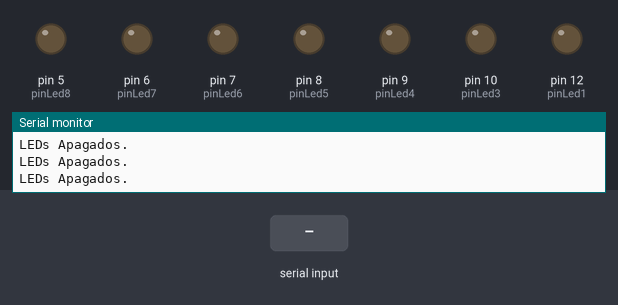
A sketch run on a simulated Arduino Uno, built with avr-gcc and run on an emulated ATmega328P. On the bench: output pins drawn as LEDs (lit = HIGH), the last lines printed to the serial monitor. Inputs (shaded band) come from the test bench.

Above: at 1.2 s.
1.3 s: "1\n" received over Serial
At 2.7 s:
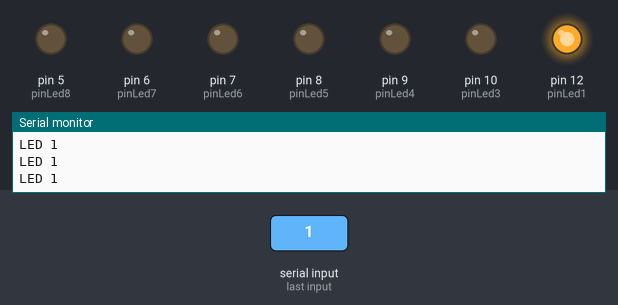
3.8 s: "3\n" received over Serial
At 5.8 s:
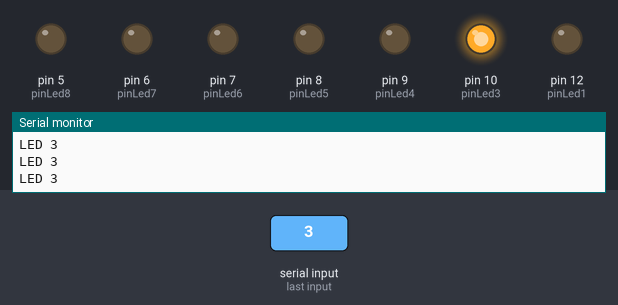
6.3 s: "4\n" received over Serial
At 8.5 s:
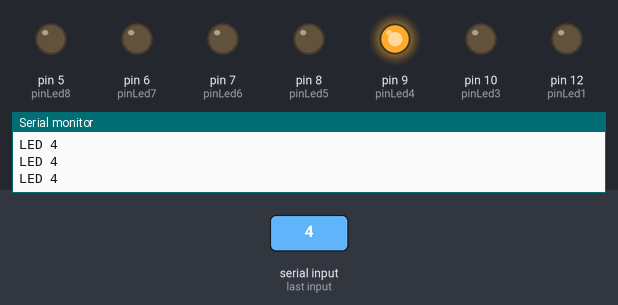
8.8 s: "5\n" received over Serial
At 10.8 s:
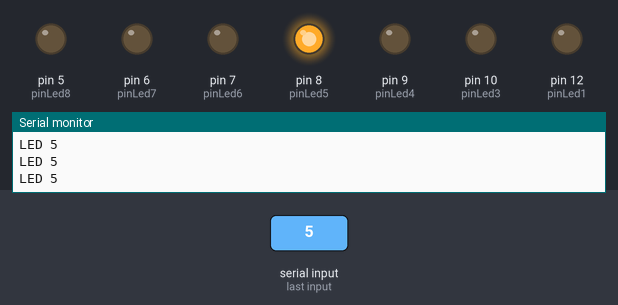
11.3 s: "2\n" received over Serial
At 12.6 s:
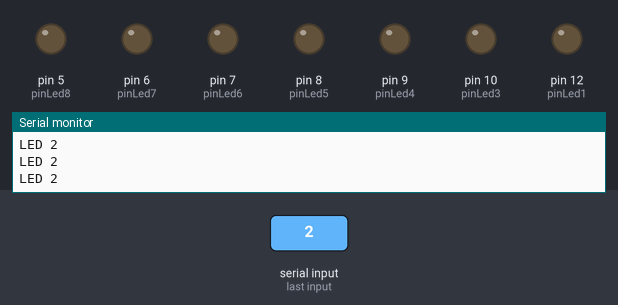
Timing chart, 0 to 14.3 s (numbered marks = the images above; inputs shaded):
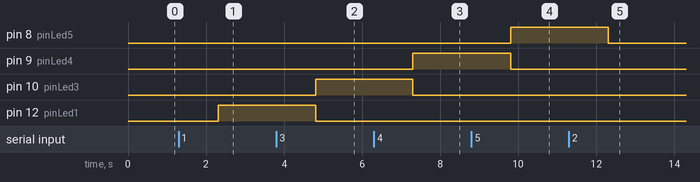

Measured:
- after the input at 1.3 s, pin 12 (pinLed1): LOW → HIGH after 1.0 s
- after the input at 3.8 s, pin 10 (pinLed3): LOW → HIGH after 1.0 s; pin 12 (pinLed1): HIGH → LOW after 1.0 s
- after the input at 6.3 s, pin 9 (pinLed4): LOW → HIGH after 1.0 s; pin 10 (pinLed3): HIGH → LOW after 1.0 s
- after the input at 8.8 s, pin 8 (pinLed5): LOW → HIGH after 1.0 s; pin 9 (pinLed4): HIGH → LOW after 1.0 s
- after the input at 11.3 s, pin 8 (pinLed5): HIGH → LOW after 1.0 s

The sketch:

Secuencia_de_Leds.ino
```cpp
int pinLed1 = 12, pinLed2 = 11, pinLed3 = 10, pinLed4 = 9; //pines de los leds
int pinLed5 = 8, pinLed6 = 7, pinLed7 = 6, pinLed8 = 5;
String valor; // Variable que almacena el string
int valLeds = 0; // 1 = HIGH; 0 = LOW

void setup() {
  Serial.begin(9600); // Velocidad de comunicacion serial
  delay(30); // tiempo opcional para establecer la comunicacion serie
  pinMode(pinLed1, OUTPUT); // Funcion del pin escogido, "Salida"
  pinMode(pinLed3, OUTPUT);
  pinMode(pinLed4, OUTPUT);
  pinMode(pinLed5, OUTPUT);
  pinMode(pinLed6, OUTPUT);
  pinMode(pinLed7, OUTPUT);
  pinMode(pinLed8, OUTPUT);
}

void loop() {
  if (Serial.available()) { // Lee que la comunicacion serie este disponible
    valor = Serial.readString(); // Lee y guarda el string recibido en la comunicacion serie
    valLeds = valor.toInt(); // Convierte el string en un int
    //Serial.println("String = " + valor); // permite ver el dato envido y recibido
    Serial.println("Comunicacion establecidad!");
  }
  if (valLeds == 0) { //Enciede la led segun el caso
    digitalWrite(pinLed1, 0);//HIGH
    digitalWrite(pinLed2, 0);//LOW
    digitalWrite(pinLed3, 0);//HIGH
    digitalWrite(pinLed4, 0);//LOW
    digitalWrite(pinLed5, 0);//HIGH
    digitalWrite(pinLed6, 0);//LOW
    digitalWrite(pinLed7, 0);//HIGH
    digitalWrite(pinLed8, 0);//LOW
    Serial.println("LEDs Apagados.");
  }
  else if (valLeds == 1) {
    digitalWrite(pinLed1, 1);//HIGH
    digitalWrite(pinLed2, 0);//LOW
    digitalWrite(pinLed3, 0);//HIGH
    digitalWrite(pinLed4, 0);//LOW
    digitalWrite(pinLed5, 0);//HIGH
    digitalWrite(pinLed6, 0);//LOW
    digitalWrite(pinLed7, 0);//HIGH
    digitalWrite(pinLed8, 0);//LOW
    Serial.println("LED 1");
  }
    else if (valLeds == 2) {
    digitalWrite(pinLed1, 0);//HIGH
    digitalWrite(pinLed2, 1);//LOW
    digitalWrite(pinLed3, 0);//HIGH
    digitalWrite(pinLed4, 0);//LOW
    digitalWrite(pinLed5, 0);//HIGH
    digitalWrite(pinLed6, 0);//LOW
    digitalWrite(pinLed7, 0);//HIGH
    digitalWrite(pinLed8, 0);//LOW
    Serial.println("LED 2");
  }
    else if (valLeds == 3) {
    digitalWrite(pinLed1, 0);//HIGH
    digitalWrite(pinLed2, 0);//LOW
    digitalWrite(pinLed3, 1);//HIGH
    digitalWrite(pinLed4, 0);//LOW
    digitalWrite(pinLed5, 0);//HIGH
    digitalWrite(pinLed6, 0);//LOW
    digitalWrite(pinLed7, 0);//HIGH
    digitalWrite(pinLed8, 0);//LOW
    Serial.println("LED 3");
  }
    else if (valLeds == 4) {
    digitalWrite(pinLed1, 0);//HIGH
    digitalWrite(pinLed2, 0);//LOW
    digitalWrite(pinLed3, 0);//HIGH
    digitalWrite(pinLed4, 1);//LOW
    digitalWrite(pinLed5, 0);//HIGH
    digitalWrite(pinLed6, 0);//LOW
    digitalWrite(pinLed7, 0);//HIGH
    digitalWrite(pinLed8, 0);//LOW
    Serial.println("LED 4");
  }
    else if (valLeds == 5) {
    digitalWrite(pinLed1, 0);//HIGH
    digitalWrite(pinLed2, 0);//LOW
    digitalWrite(pinLed3, 0);//HIGH
    digitalWrite(pinLed4, 0);//LOW
    digitalWrite(pinLed5, 1);//HIGH
    digitalWrite(pinLed6, 0);//LOW
    digitalWrite(pinLed7, 0);//HIGH
    digitalWrite(pinLed8, 0);//LOW
    Serial.println("LED 5");
  }
    else if (valLeds == 6) {
    digitalWrite(pinLed1, 0);//HIGH
    digitalWrite(pinLed2, 0);//LOW
    digitalWrite(pinLed3, 0);//HIGH
    digitalWrite(pinLed4, 0);//LOW
    digitalWrite(pinLed5, 0);//HIGH
    digitalWrite(pinLed6, 1);//LOW
    digitalWrite(pinLed7, 0);//HIGH
    digitalWrite(pinLed8, 0);//LOW
    Serial.println("LED 6");
  }
    else if (valLeds == 7) {
    digitalWrite(pinLed1, 0);//HIGH
    digitalWrite(pinLed2, 0);//LOW
    digitalWrite(pinLed3, 0);//HIGH
    digitalWrite(pinLed4, 0);//LOW
    digitalWrite(pinLed5, 0);//HIGH
    digitalWrite(pinLed6, 0);//LOW
    digitalWrite(pinLed7, 1);//HIGH
    digitalWrite(pinLed8, 0);//LOW
    Serial.println("LED 7");
  }
    else if (valLeds == 8) {
    digitalWrite(pinLed1, 0);//HIGH
    digitalWrite(pinLed2, 0);//LOW
    digitalWrite(pinLed3, 0);//HIGH
    digitalWrite(pinLed4, 0);//LOW
    digitalWrite(pinLed5, 0);//HIGH
    digitalWrite(pinLed6, 0);//LOW
    digitalWrite(pinLed7, 0);//HIGH
    digitalWrite(pinLed8, 1);//LOW
    Serial.println("LED 8");
  }
}
```
